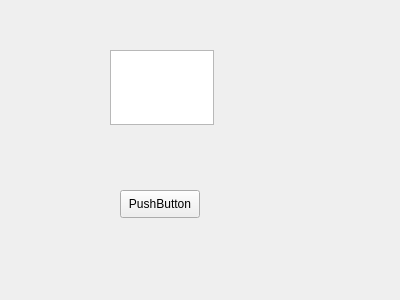
<ui version="4.0" >
 <class>trialClass</class>
 <widget class="QWidget" name="trialClass" >
  <property name="geometry" >
   <rect>
    <x>0</x>
    <y>0</y>
    <width>400</width>
    <height>300</height>
   </rect>
  </property>
  <property name="windowTitle" >
   <string>trial</string>
  </property>
  <widget class="QPushButton" name="pushButton" >
   <property name="geometry" >
    <rect>
     <x>120</x>
     <y>190</y>
     <width>80</width>
     <height>28</height>
    </rect>
   </property>
   <property name="text" >
    <string>PushButton</string>
   </property>
  </widget>
  <widget class="QTextEdit" name="textEdit" >
   <property name="geometry" >
    <rect>
     <x>110</x>
     <y>50</y>
     <width>104</width>
     <height>75</height>
    </rect>
   </property>
  </widget>
 </widget>
 <layoutdefault spacing="6" margin="11" />
 <resources/>
 <connections/>
</ui>
